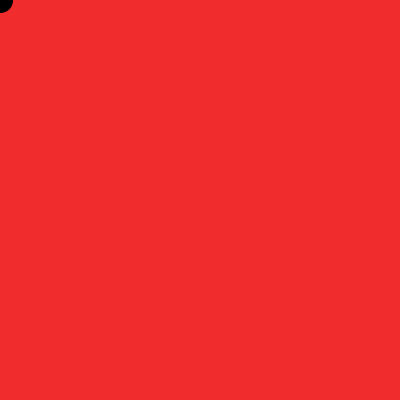
Frame 1 (no input)
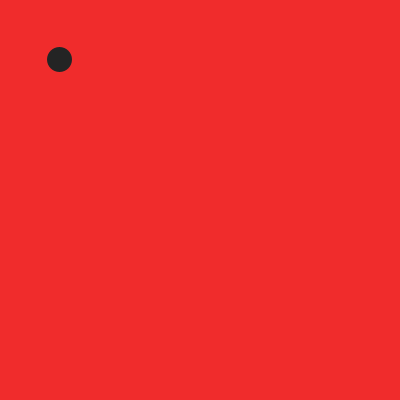
Frame 60 (the mouse pressed at the canvas centre just before this capture)
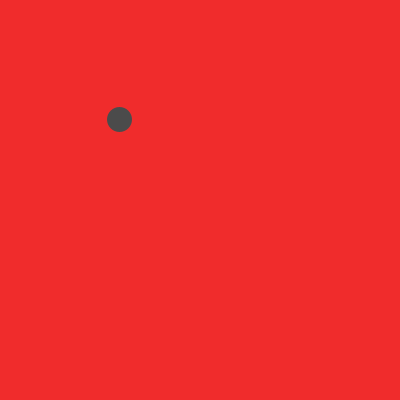
Frame 120 (the mouse held since frame 60 and released just before this capture)

The Processing sketch that drew these frames (run headless with seeded random() and noise(); from frame 60 on, the mouse is pressed at the canvas centre):

// Processing sketch: Challenge_13
// ── Challenge_13.pde
int xValue;

int yValue;




void setup()

{

size(400,400);

xValue = 0;

strokeWeight(25);

frameRate(25);

stroke(0);


}




void draw()

{

background(#F02C2C);

point(xValue,yValue);

stroke(xValue/400.0 * 255);



xValue ++;
yValue = xValue;

if (xValue > 400)


{

xValue = 0;

}

}
